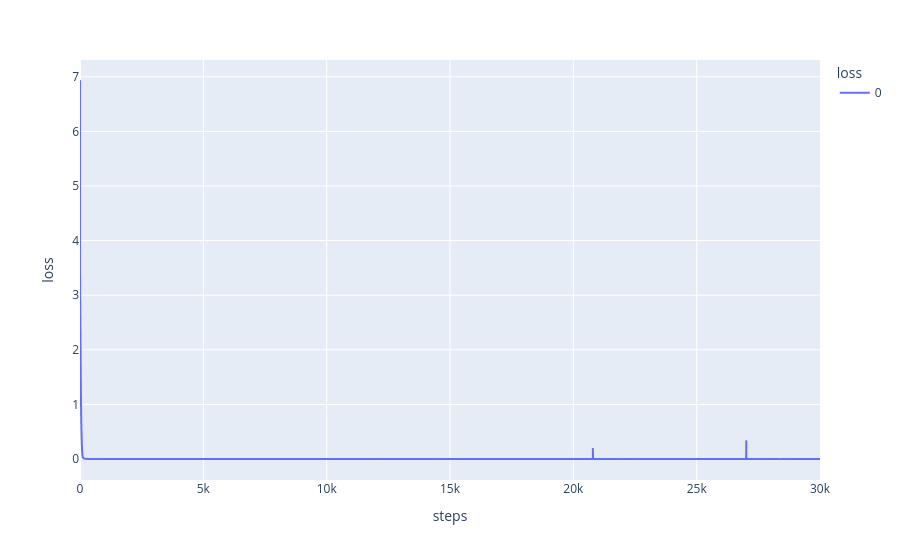

Write notebook code for a chart like this one.
### Code cell
px.line(train_losses_new, labels={"index": "steps", "value": "loss", "title": "Loss vs steps", "variable": "loss"})

### Figure 1 — Plotly figure (JSON) as saved in the notebook; plotly's stock layout.template omitted (floating-point values rounded to 4 significant figures; data arrays with more than 128 entries replaced by an {"elided": "..."} marker saying what was removed)
{"data": [{"hovertemplate": "loss=%{y}<br>steps=%{x}<extra></extra>", "legendgroup": "0", "line": {"color": "#636efa", "dash": "solid"}, "marker": {"symbol": "circle"}, "mode": "lines", "name": "0", "showlegend": true, "type": "scattergl", "x": {"elided": "30000 int values"}, "xaxis": "x", "y": {"elided": "30000 float values"}, "yaxis": "y"}], "layout": {"legend": {"title": {"text": "loss"}, "tracegroupgap": 0}, "margin": {"t": 60}, "xaxis": {"anchor": "y", "domain": [0, 1], "title": {"text": "steps"}}, "yaxis": {"anchor": "x", "domain": [0, 1], "title": {"text": "loss"}}}}
